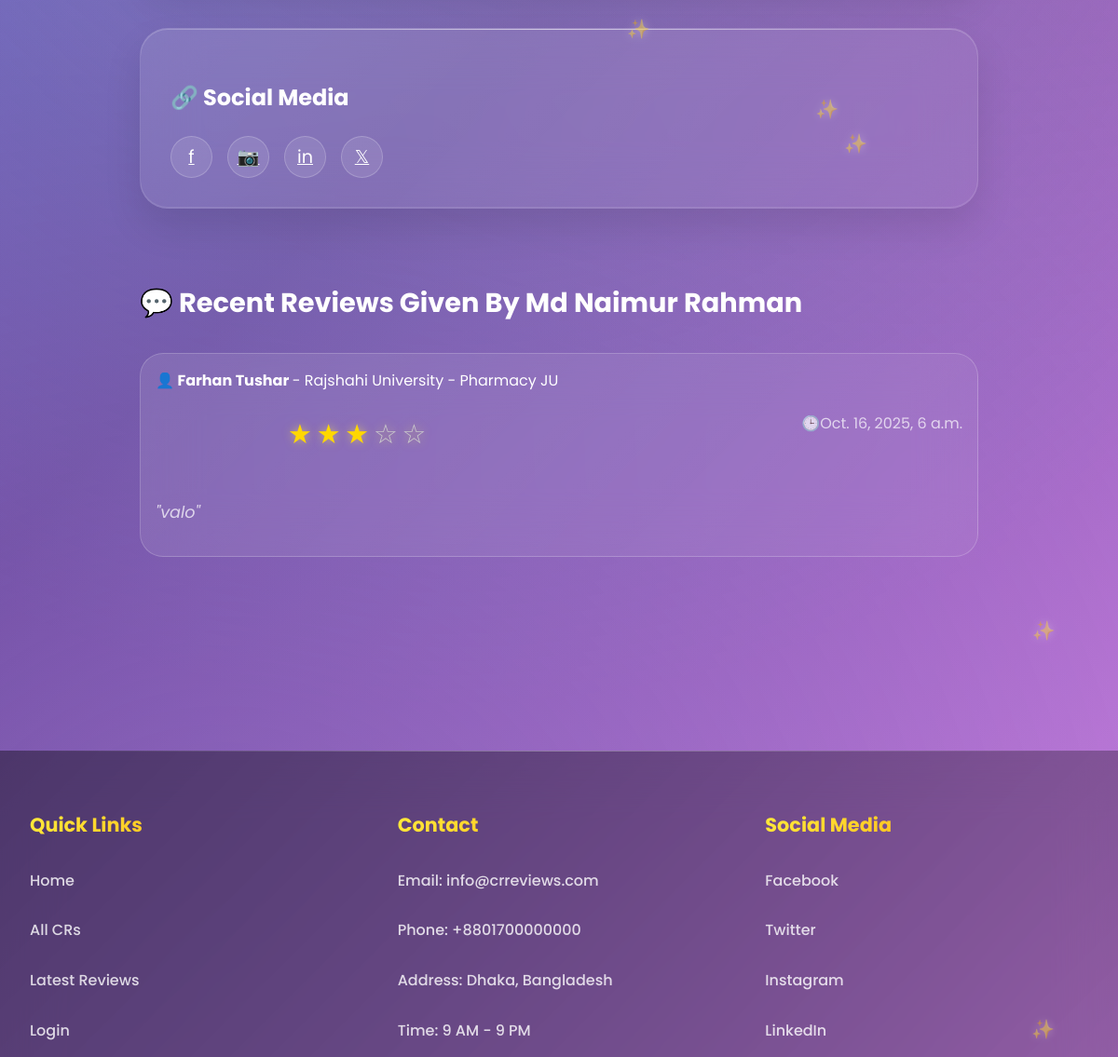
The app's page /user_view/md-naimur-rahman/ (signed in, middle part), older data.
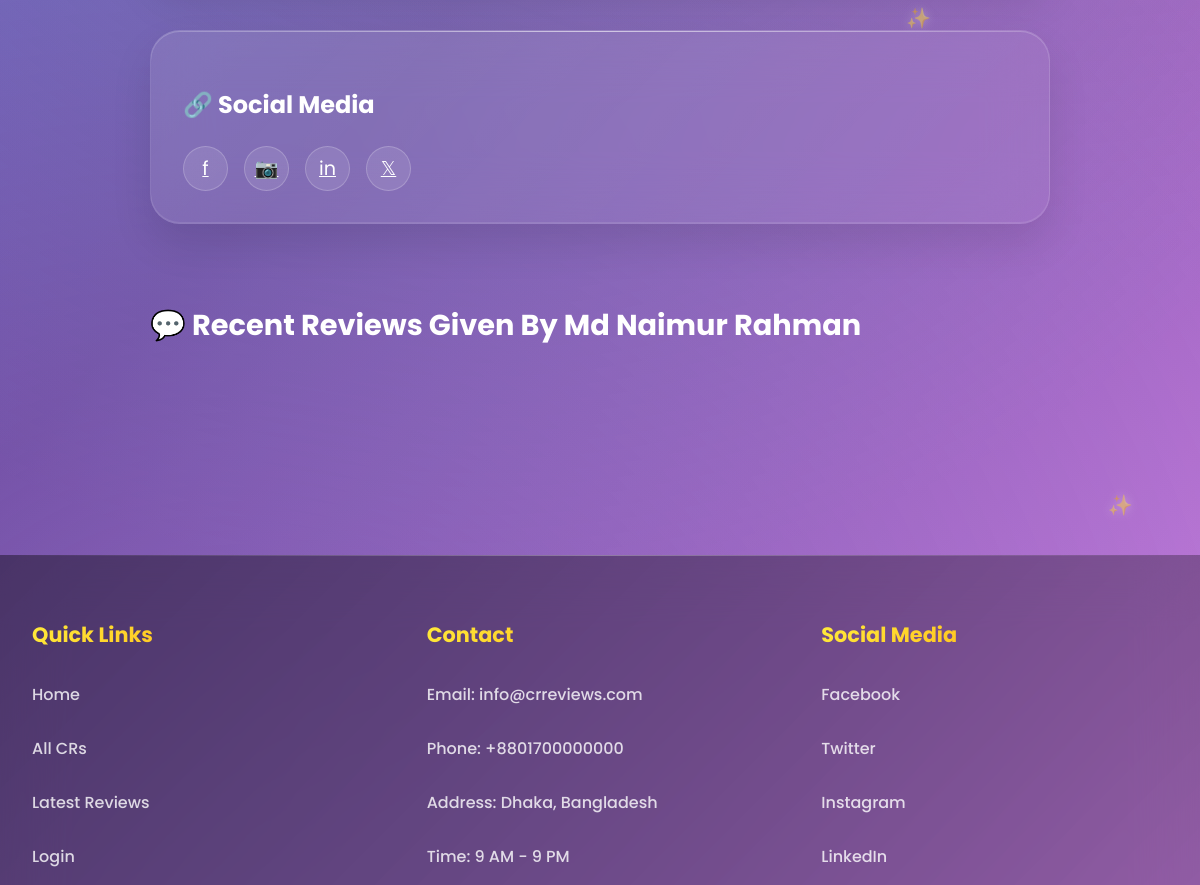
The same page, newer data.
### cr/models.py (models this page shows, shortened)
class Review(models.Model):
    user=models.OneToOneField('userprofile.User', on_delete=models.CASCADE,related_name='userreviews')
    cr_profile=models.ForeignKey(CrProfile, on_delete=models.CASCADE,related_name='cr_reviews')
    rating = models.PositiveSmallIntegerField()
    description = models.TextField(blank=True, null=True)
    slug = models.SlugField(unique=True, blank=True)
    created_at = models.DateTimeField(auto_now_add=True)
    updated_at = models.DateTimeField(auto_now=True)
    deleted_at = models.DateTimeField(blank=True, null=True)

class CrProfile(models.Model):
    user=models.OneToOneField('userprofile.User', on_delete=models.CASCADE,related_name='user_profile')
    university=models.ForeignKey(University, on_delete=models.CASCADE,related_name='university_crs')
    department=models.ForeignKey(Department, on_delete=models.CASCADE,related_name='department_crs')
    profile_picture = models.ImageField(upload_to='cr_profile_pictures/', blank=True, null=True)
    name = models.CharField(max_length=100)
    gender = models.CharField(choices=[('M', 'Male'), ('F', 'Female')], max_length=1)
    email = models.EmailField(blank=True, null=True)
    phone = models.CharField(max_length=30, blank=True, null=True)
    st_id = models.CharField(max_length=50, unique=True)
    batch = models.CharField(max_length=20)
    dept_batch = models.CharField(max_length=20 , blank=True, null=True)
    section = models.CharField(max_length=10)
    bio = models.TextField(blank=True, null=True)
    date_of_birth = models.DateField(blank=True, null=True)
    slug = models.SlugField(unique=True, blank=True)
    facebook_url = models.URLField(default='https://www.facebook.com/')
    instagram_url = models.URLField(default='https://www.instagram.com/')
    linkedin_url = models.URLField(default='https://www.linkedin.com/')
    created_at=models.DateTimeField(auto_now_add=True)
    updated_at=models.DateTimeField(auto_now=True)
    deleted_at=models.DateTimeField(auto_now=True,blank=True,null=True)

class University(models.Model):
    Public = "Public"
    Private = "Private"
    university_type = [
        (Public,"Public"),
        (Private,"Private"),
    ]
    title =models.CharField(max_length=100,unique=True,blank=False,null=False)
    type =models.CharField(max_length=100,choices=university_type)
    address=models.CharField(max_length=150, blank=True, null=True)
    slug=models.SlugField(blank=True,unique=True)
    created_at=models.DateTimeField(auto_now_add=True)
    updated_at=models.DateTimeField(auto_now=True)
    daleted_at=models.DateTimeField(auto_now=True,blank=True,null=True)
    def __str__(self):
        return self.title

class Department(models.Model):
    university=models.ForeignKey(University, on_delete=models.CASCADE,related_name='departments')
    title=models.CharField(max_length=50,unique=True,blank=False,null=False)
    code=models.CharField(max_length=50,unique=True,blank=True,null=True)
    slug=models.SlugField(blank=True,unique=True)
    created_at=models.DateTimeField(auto_now_add=True)
    updated_at=models.DateTimeField(auto_now=True)
    daleted_at=models.DateTimeField(auto_now=True,blank=True,null=True)
    def __str__(self):
        return self.title

### userprofile/views.py (the view)
# urls.py: path('user_view/<str:slug>/',user_view,name="user_view"),
def user_view(request,slug):
    view_user =get_object_or_404(User,slug=slug)
    review = Review.objects.filter(user=view_user).order_by('-created_at')
    paginator = Paginator(review,5)
    page_number = request.GET.get('page',1)
    try:
        review = paginator.page(page_number)
    except PageNotAnInteger:
        review = paginator.page(1)
    except EmptyPage:
        review = paginator.page(1)
    context = {
        'view_user':view_user,
        'user': request.user,
        'review':review
    }
    return render(request,'user_profile/user_view.html',context)

### userprofile/models.py (called while the page is built)
    def get_full_name(self):
        return f"{self.first_name} {self.last_name}"

### templates/user_profile/user_view.html (shortened to what this page needs)
{% extends 'base.html' %}
{% load static %}
{% block content %}
    <div id="cr-profile" class="page">
        <div class="container">
            <div style="max-width: 900px; margin: 0 auto;">
                <div class="search-section">
                    <h3 class="card-title1" style="margin-top: 1.5rem;">🔗 Social Media</h3>
                    <div class="social-links">
                        <a href="{{view_user.facebook_url}}" class="social-btn" title="Facebook">f</a>
                        <a href="{{view_user.instagram_url}}" class="social-btn" title="Instagram">📷</a>
                        <a href="{{view_user.linkedin_url}}" class="social-btn" title="LinkedIn">in</a>
                        <a href="#" class="social-btn" title="Twitter">𝕏</a>
                    </div>
                </div>
                <div class="section">
                    <h2 style="color: white; font-size: 1.8rem; font-weight: 700; margin-bottom: 2rem;">💬 Recent Reviews Given By {{view_user.get_full_name}}</h2>
                    <div id="reviews-container">
                    {% for review in review %}
                    <div class="review-card">
                    <div class="review-header">
                        <div>
                            <strong><a href="{% url 'cr_profile' review.cr_profile.slug %}" style="text-decoration: none; color: inherit;">👤 {{review.cr_profile.name}}</a>
                                </strong> - {{review.cr_profile.university}} - {{review.cr_profile.department}}
                            <div class="rating">
                                {% for i in "12345" %} {% if forloop.counter <= review.rating %}
                                <span class="star filled">★</span>
                                {% else %}
                                <span class="star">☆</span>
                                {% endif %}
                                {% endfor %}
                            </div>
                        </div>
                        <div style="color: rgba(255,255,255,0.7); font-weight: 400;">🕒{{review.created_at}}</div>
                    </div>
                    <div class="review-text">
                        "{{review.description}}"
                    </div>
                    </div>
                    {% endfor %}
                    </div>
                </div>
            </div>
        </div>
    </div>
{% endblock content %}

Row changes from the older to the newer data that the page shows:
removed Review: cr_profile.name "Farhan Tushar", cr_profile.university "Rajshahi University", cr_profile.department "Pharmacy JU", rating 3 (drawn), created_at "Oct. 16, 2025, 6 a.m.", description "valo"
